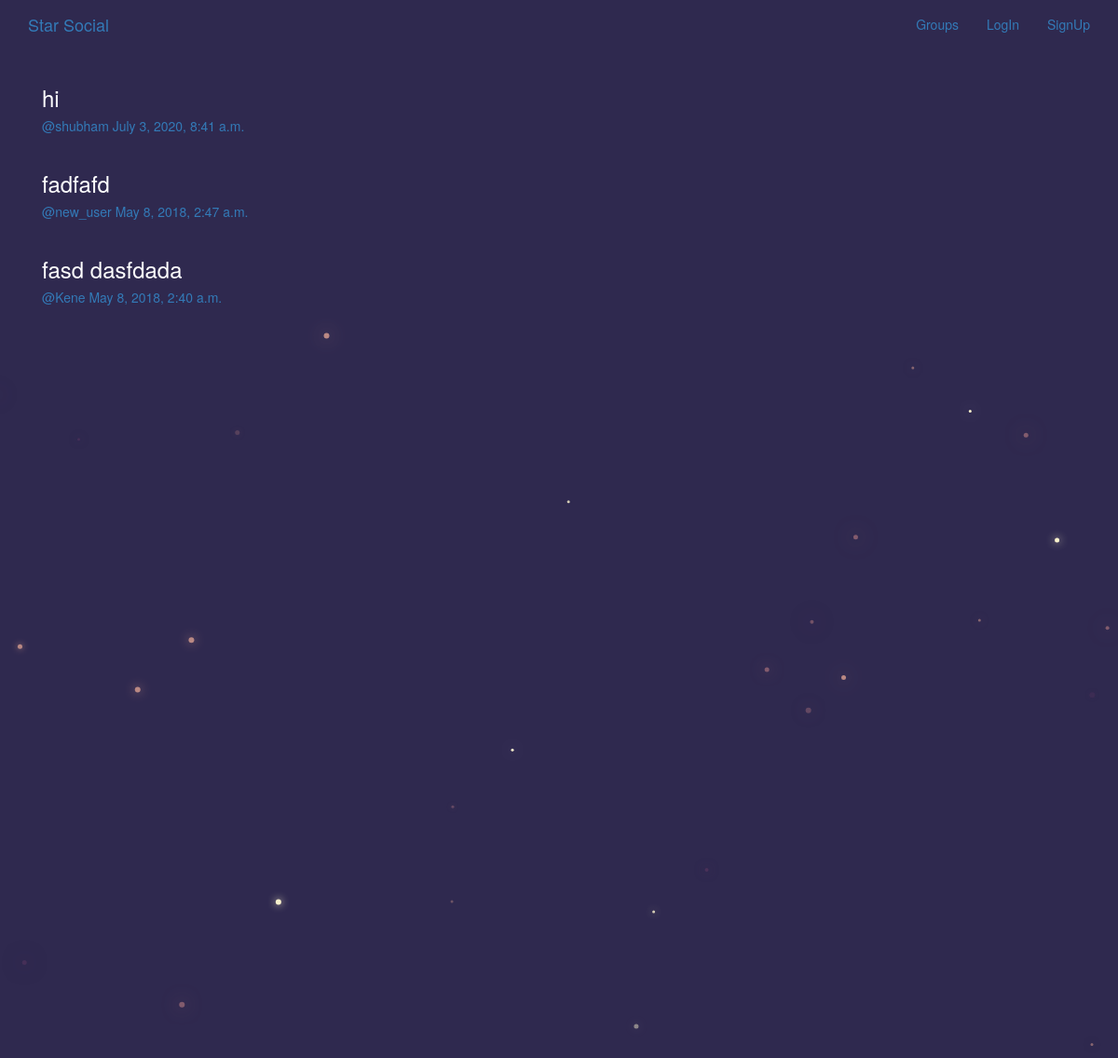
/posts/, run on the app's committed database.
### posts/models.py (models this page shows, shortened)
class Post(models.Model):
    user = models.ForeignKey(User, related_name='posts',on_delete=models.CASCADE)
    created_at = models.DateTimeField(auto_now=True)
    message = models.TextField()
    message_html = models.TextField(editable=False)
    group = models.ForeignKey(Group, related_name='posts', null=True, blank=True,on_delete=models.CASCADE)
    class Meta:
        ordering = ['-created_at']
        unique_together = ['user', 'message']

### posts/views.py (the view)
class PostList(SelectRelatedMixin, generic.ListView):
    model = models.Post
    select_related = ('user', 'group')

### posts/templates/posts/post_list.html (shortened to what this page needs)
{% extends "posts/post_base.html" %}
{% block post_content %}
  <div class="col-md-8">
    {% for post in post_list %}
      {% include "posts/_post.html" %}
    {% endfor %}
  </div>
{% endblock %}

### posts/templates/posts/_post.html (shortened to what this page needs)
<div class="post media">
  <h3>{{post.message_html|safe}}</h3>
  <div class="media-body">
    <h5 class="media-heading">
      <span class='username'>
        <a href="{% url 'posts:for_user' username=post.user.username %}">
          @{{post.user.username}}
        </a>
      </span>
      <time class="time">
        <a href="{% url 'posts:single' username=post.user.username pk=post.pk %}">
          {{ post.created_at }}
        </a>
      </time>
    </h5>
  </div>
</div>

### static/css/master.css (style rules this page uses)
html, body { height: 100%; width: 100%; overflow: hidden; background:#2f294f; margin: 0; color:white; }

### data on the page
Post: message_html "hi", user.username "shubham", created_at "July 3, 2020, 8:41 a.m."
Post: message_html "fadfafd", user.username "new_user", created_at "May 8, 2018, 2:47 a.m."
Post: message_html "fasd dasfdada", user.username "Kene", created_at "May 8, 2018, 2:40 a.m."
